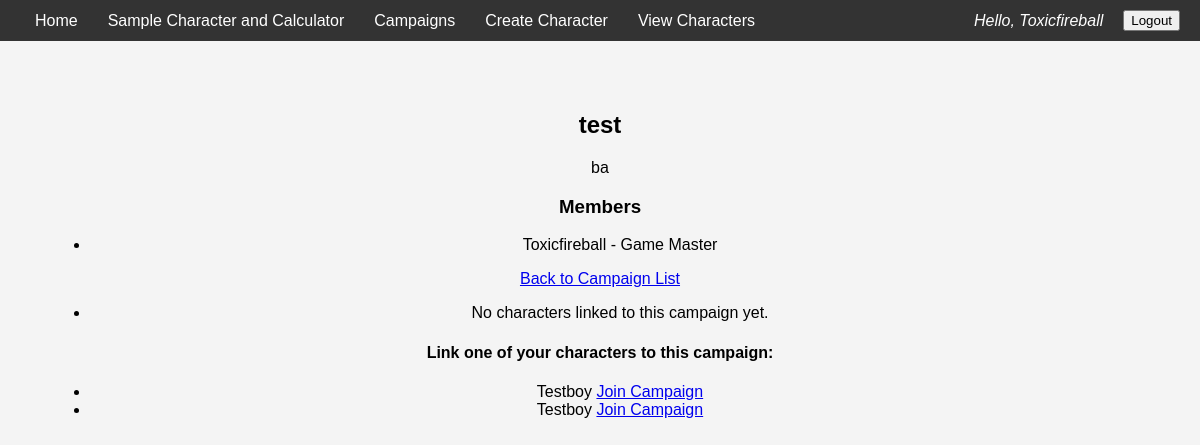
The app's page /campaigns/1/ (signed in), older data.
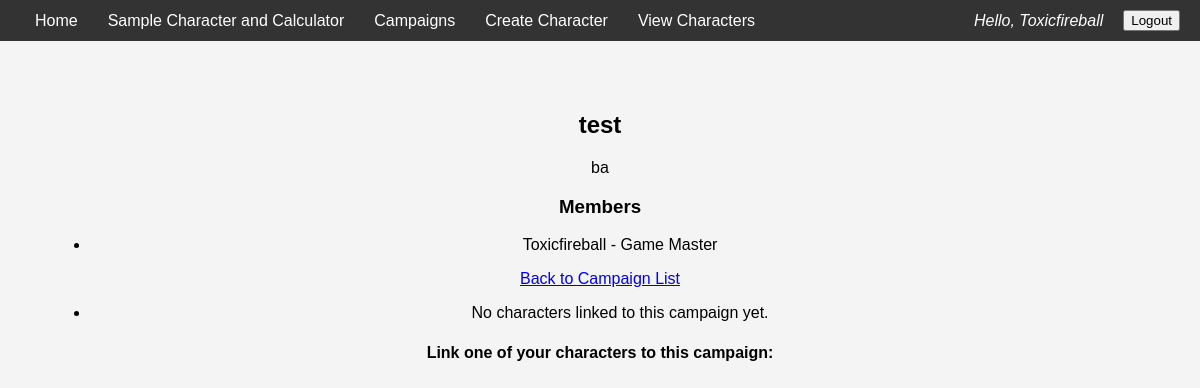
The same page, newer data.
### campaigns/models.py (models this page shows, shortened)
class CampaignMembership(models.Model):
    ROLE_CHOICES = (
        ('gm', 'Game Master'),
        ('pc', 'Player Character'),
    )
    user = models.ForeignKey(User, on_delete=models.CASCADE)
    campaign = models.ForeignKey(Campaign, on_delete=models.CASCADE)
    role = models.CharField(max_length=2, choices=ROLE_CHOICES)
    joined_at = models.DateTimeField(auto_now_add=True)
    class Meta:
        unique_together = ('user', 'campaign')  # Ensures one membership per user per campaign

### characters/models.py (models this page shows, shortened)
class Character(models.Model):
    user               = models.ForeignKey(User, on_delete=models.CASCADE, related_name='characters')
    name               = models.CharField(max_length=255)
    race               = models.CharField(max_length=50)
    subrace            = models.CharField(max_length=50, blank=True)
    half_elf_origin    = models.CharField(max_length=20, blank=True)
    bg_combo           = models.CharField(max_length=10, blank=True)
    main_background    = models.CharField(max_length=50, blank=True)
    side_background_1  = models.CharField(max_length=50, blank=True)
    side_background_2  = models.CharField(max_length=50, blank=True)
    HP = models.IntegerField(blank=True, null = True)
    temp_HP = models.IntegerField( blank=True,  null = True)
    strength           = models.IntegerField(default=8)
    dexterity          = models.IntegerField(default=8)
    constitution       = models.IntegerField(default=8)
    intelligence       = models.IntegerField(default=8)
    wisdom             = models.IntegerField(default=8)
    charisma           = models.IntegerField(default=8)
    level              = models.PositiveIntegerField(default=0)
    backstory          = models.TextField(blank=True)
    campaign           = models.ForeignKey(
                            Campaign,
                            on_delete=models.SET_NULL,
                            null=True, blank=True,
                            related_name="characters"
                        )
    created_at         = models.DateTimeField(auto_now_add=True)

### campaigns/views.py (the view)
# urls.py: path('<int:campaign_id>/', views.campaign_detail, name='campaign_detail'),
@login_required
def campaign_detail(request, campaign_id):
    campaign = get_object_or_404(Campaign, id=campaign_id)
    is_member = campaign.members.filter(id=request.user.id).exists()
    memberships = campaign.campaignmembership_set.all()
    context = {
        'campaign': campaign,
        'memberships': memberships,
        'is_member': is_member,
    }
    return render(request, 'campaigns/campaign_detail.html', context)

### campaigns/templates/campaigns/campaign_detail.html (shortened to what this page needs)
{% extends "home/base.html" %}
{% block content %}
<body>
    <h2>{{ campaign.name }}</h2>
    <p>{{ campaign.description }}</p>
    <h3>Members</h3>
    <ul>
      {% for membership in memberships %}
        <li>{{ membership.user.username }} - {{ membership.get_role_display }}</li>
      {% empty %}
        <li>No members yet.</li>
      {% endfor %}
    </ul>
    <p><a href="{% url 'campaigns:campaign_list' %}">Back to Campaign List</a></p>
    <ul>
        {% for character in campaign.characters.all %}
          <li>{{ character.name }} ({{ character.user.username }})</li>
        {% empty %}
          <li>No characters linked to this campaign yet.</li>
        {% endfor %}
    </ul>
    {% if user.is_authenticated %}
      <h4>Link one of your characters to this campaign:</h4>
      <ul>
        {% for character in user.characters.all %}
          {% if not character.campaign %}
            <li>
              {{ character.name }}
              <a href="{% url 'characters:link_character' character.id campaign.id %}">Join Campaign</a>
            </li>
          {% endif %}
        {% endfor %}
      </ul>
    {% endif %}
</body>
{% endblock %}

Row changes from the older to the newer data that the page shows:
removed Character: name "Testboy"
removed Character: name "Testboy"
